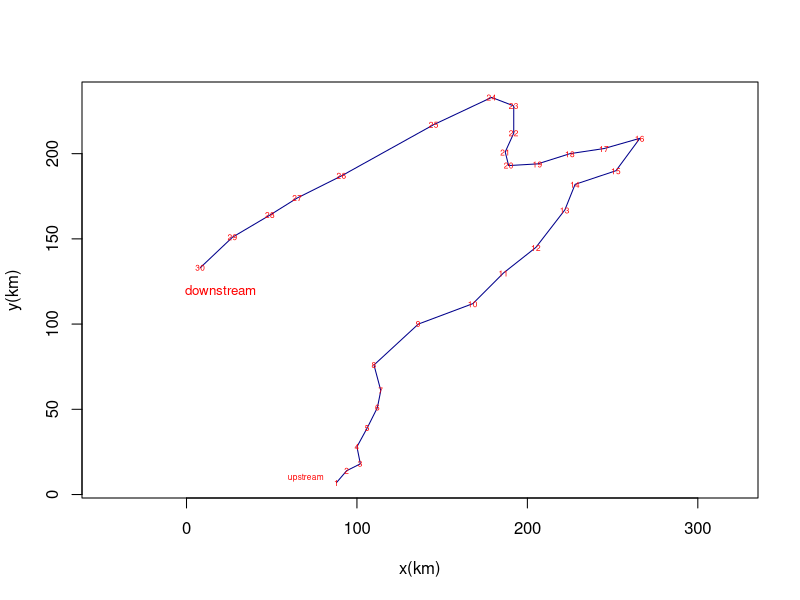
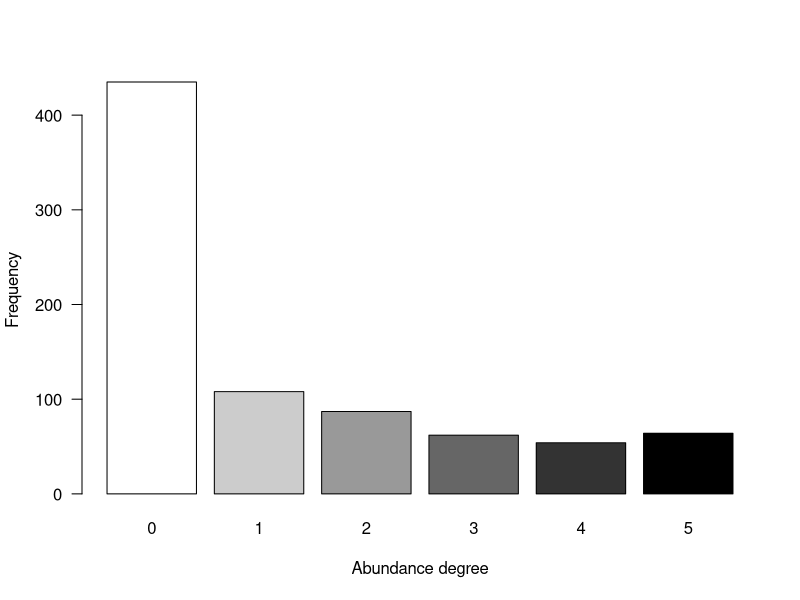
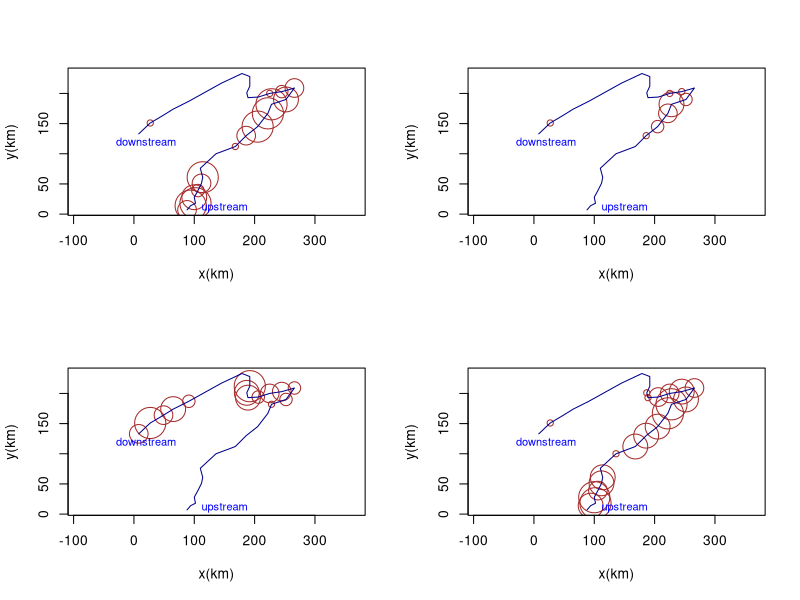

Write the R code that produced these figures, in order.
install.packages("ade4")#install package ade4
library(ade4)
data("doubs",package="ade4")
class(doubs)
doubs
doubs$species
doubs$fish
species<-doubs$fish
environment<-doubs$env
space<-doubs$xy
head(species)
names(species)
ncol(species)
ncol(species)
dim(species)
spa<-doubs$xy
spe<-doubs$fish
plot(spa,asp=1,type="n",xlab="x(km)",ylab="y(km)")
lines(spa,col="dark blue")
text(spa,row.names(spa),cex=0.5,col="red")
text(70,10,"upstream",cex=0.5,col="red")
text(20,120,"downstream",cex=0.8,col="red")
range(spe)
ab<-table(unlist(spe))
barplot(ab,las=1,xlab="Abundance degree",ylab="Frequency",col = gray(5:0/5))
par(mfrow=c(2,2))#split several windows to view

plot(spa,asp=1,col="brown",cex=spe$Satr,xlab="x(km)",ylab="y(km)")
lines(spa,col="dark blue")
text(150,10,"upstream",cex=0.8,col="blue")
text(20,120,"downstream",cex=0.8,col="blue")

plot(spa,asp=1,col="brown",cex=spe$Thth,xlab="x(km)",ylab="y(km)")
lines(spa,col="dark blue")
text(150,10,"upstream",cex=0.8,col="blue")
text(20,120,"downstream",cex=0.8,col="blue")

plot(spa,asp=1,col="brown",cex=spe$Baba,xlab="x(km)",ylab="y(km)")
lines(spa,col="dark blue")
text(150,10,"upstream",cex=0.8,col="blue")
text(20,120,"downstream",cex=0.8,col="blue")

plot(spa,asp=1,col="brown",cex=spe$Phph,xlab="x(km)",ylab="y(km)")
lines(spa,col="dark blue")
text(150,10,"upstream",cex=0.8,col="blue")
text(20,120,"downstream",cex=0.8,col="blue")
